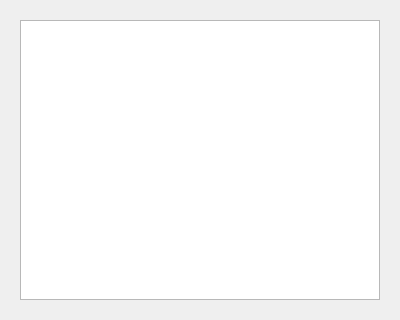
<?xml version="1.0" encoding="UTF-8"?>
<ui version="4.0">
 <class>OrderedItemsDialog</class>
 <widget class="QDialog" name="OrderedItemsDialog">
  <property name="windowModality">
   <enum>Qt::NonModal</enum>
  </property>
  <property name="geometry">
   <rect>
    <x>0</x>
    <y>0</y>
    <width>400</width>
    <height>320</height>
   </rect>
  </property>
  <property name="sizePolicy">
   <sizepolicy hsizetype="MinimumExpanding" vsizetype="MinimumExpanding">
    <horstretch>0</horstretch>
    <verstretch>0</verstretch>
   </sizepolicy>
  </property>
  <property name="windowTitle">
   <string>Dialog</string>
  </property>
  <layout class="QHBoxLayout" name="horizontalLayout">
   <item>
    <widget class="QWidget" name="widget" native="true">
     <property name="sizePolicy">
      <sizepolicy hsizetype="MinimumExpanding" vsizetype="MinimumExpanding">
       <horstretch>0</horstretch>
       <verstretch>0</verstretch>
      </sizepolicy>
     </property>
     <layout class="QVBoxLayout" name="verticalLayout_2">
      <item>
       <layout class="QVBoxLayout" name="verticalLayout">
        <item>
         <widget class="QTableWidget" name="tableOrderedItems">
          <property name="sizePolicy">
           <sizepolicy hsizetype="MinimumExpanding" vsizetype="MinimumExpanding">
            <horstretch>0</horstretch>
            <verstretch>0</verstretch>
           </sizepolicy>
          </property>
         </widget>
        </item>
       </layout>
      </item>
     </layout>
    </widget>
   </item>
  </layout>
 </widget>
 <resources/>
 <connections/>
</ui>
